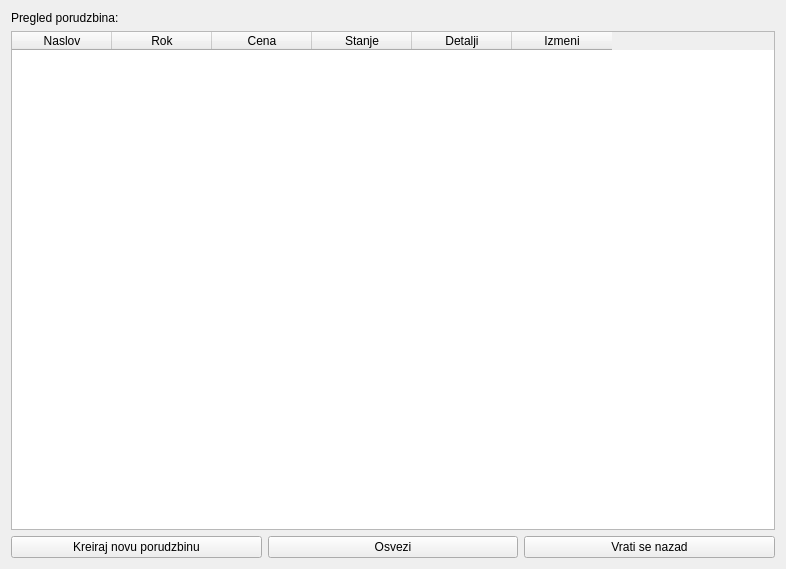
<?xml version="1.0" encoding="UTF-8"?>
<ui version="4.0">
 <class>OrdersView</class>
 <widget class="QWidget" name="OrdersView">
  <property name="geometry">
   <rect>
    <x>0</x>
    <y>0</y>
    <width>786</width>
    <height>569</height>
   </rect>
  </property>
  <property name="windowTitle">
   <string>Form</string>
  </property>
  <layout class="QVBoxLayout" name="verticalLayout">
   <item>
    <widget class="QLabel" name="label">
     <property name="text">
      <string>Pregled porudzbina:</string>
     </property>
    </widget>
   </item>
   <item>
    <widget class="QTableWidget" name="tableWidget">
     <column>
      <property name="text">
       <string>Naslov</string>
      </property>
     </column>
     <column>
      <property name="text">
       <string>Rok</string>
      </property>
     </column>
     <column>
      <property name="text">
       <string>Cena</string>
      </property>
     </column>
     <column>
      <property name="text">
       <string>Stanje</string>
      </property>
     </column>
     <column>
      <property name="text">
       <string>Detalji</string>
      </property>
     </column>
     <column>
      <property name="text">
       <string>Izmeni</string>
      </property>
     </column>
    </widget>
   </item>
   <item>
    <layout class="QHBoxLayout" name="horizontalLayout">
     <item>
      <widget class="QPushButton" name="pushButton">
       <property name="text">
        <string>Kreiraj novu porudzbinu</string>
       </property>
      </widget>
     </item>
     <item>
      <widget class="QPushButton" name="Refresh">
       <property name="text">
        <string>Osvezi</string>
       </property>
      </widget>
     </item>
     <item>
      <widget class="QPushButton" name="Back">
       <property name="text">
        <string>Vrati se nazad</string>
       </property>
      </widget>
     </item>
    </layout>
   </item>
  </layout>
 </widget>
 <resources/>
 <connections/>
</ui>
